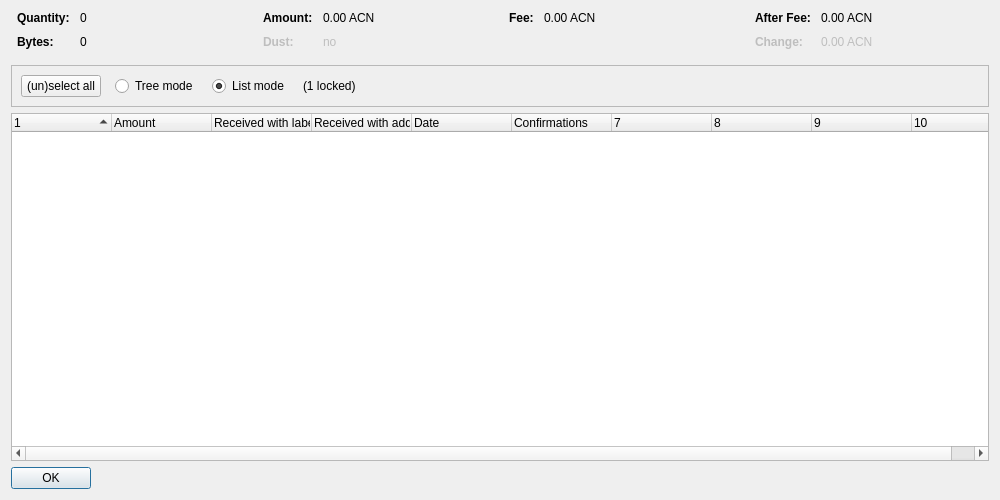
<?xml version="1.0" encoding="UTF-8"?>
<ui version="4.0">
 <class>CoinControlDialog</class>
 <widget class="QDialog" name="CoinControlDialog">
  <property name="geometry">
   <rect>
    <x>0</x>
    <y>0</y>
    <width>1000</width>
    <height>500</height>
   </rect>
  </property>
  <property name="windowTitle">
   <string>Coin Selection</string>
  </property>
  <layout class="QVBoxLayout" name="verticalLayout">
   <item>
    <layout class="QHBoxLayout" name="horizontalLayoutTop" stretch="0,0,0,0">
     <property name="topMargin">
      <number>0</number>
     </property>
     <property name="bottomMargin">
      <number>10</number>
     </property>
     <item>
      <layout class="QFormLayout" name="formLayoutCoinControl1">
       <property name="horizontalSpacing">
        <number>10</number>
       </property>
       <property name="verticalSpacing">
        <number>10</number>
       </property>
       <property name="leftMargin">
        <number>6</number>
       </property>
       <property name="rightMargin">
        <number>6</number>
       </property>
       <item row="0" column="0">
        <widget class="QLabel" name="labelCoinControlQuantityText">
         <property name="font">
          <font>
           <weight>75</weight>
           <bold>true</bold>
          </font>
         </property>
         <property name="text">
          <string>Quantity:</string>
         </property>
        </widget>
       </item>
       <item row="0" column="1">
        <widget class="QLabel" name="labelCoinControlQuantity">
         <property name="cursor">
          <cursorShape>IBeamCursor</cursorShape>
         </property>
         <property name="contextMenuPolicy">
          <enum>Qt::ActionsContextMenu</enum>
         </property>
         <property name="text">
          <string notr="true">0</string>
         </property>
         <property name="textInteractionFlags">
          <set>Qt::LinksAccessibleByMouse|Qt::TextSelectableByKeyboard|Qt::TextSelectableByMouse</set>
         </property>
        </widget>
       </item>
       <item row="1" column="0">
        <widget class="QLabel" name="labelCoinControlBytesText">
         <property name="font">
          <font>
           <weight>75</weight>
           <bold>true</bold>
          </font>
         </property>
         <property name="text">
          <string>Bytes:</string>
         </property>
        </widget>
       </item>
       <item row="1" column="1">
        <widget class="QLabel" name="labelCoinControlBytes">
         <property name="cursor">
          <cursorShape>IBeamCursor</cursorShape>
         </property>
         <property name="contextMenuPolicy">
          <enum>Qt::ActionsContextMenu</enum>
         </property>
         <property name="text">
          <string notr="true">0</string>
         </property>
         <property name="textInteractionFlags">
          <set>Qt::LinksAccessibleByMouse|Qt::TextSelectableByKeyboard|Qt::TextSelectableByMouse</set>
         </property>
        </widget>
       </item>
      </layout>
     </item>
     <item>
      <layout class="QFormLayout" name="formLayoutCoinControl2">
       <property name="horizontalSpacing">
        <number>10</number>
       </property>
       <property name="verticalSpacing">
        <number>10</number>
       </property>
       <property name="leftMargin">
        <number>6</number>
       </property>
       <property name="rightMargin">
        <number>6</number>
       </property>
       <item row="0" column="0">
        <widget class="QLabel" name="labelCoinControlAmountText">
         <property name="font">
          <font>
           <weight>75</weight>
           <bold>true</bold>
          </font>
         </property>
         <property name="text">
          <string>Amount:</string>
         </property>
        </widget>
       </item>
       <item row="0" column="1">
        <widget class="QLabel" name="labelCoinControlAmount">
         <property name="cursor">
          <cursorShape>IBeamCursor</cursorShape>
         </property>
         <property name="contextMenuPolicy">
          <enum>Qt::ActionsContextMenu</enum>
         </property>
         <property name="text">
          <string notr="true">0.00 ACN</string>
         </property>
         <property name="textInteractionFlags">
          <set>Qt::LinksAccessibleByMouse|Qt::TextSelectableByKeyboard|Qt::TextSelectableByMouse</set>
         </property>
        </widget>
       </item>
       <item row="1" column="0">
        <widget class="QLabel" name="labelCoinControlLowOutputText">
         <property name="enabled">
          <bool>false</bool>
         </property>
         <property name="font">
          <font>
           <weight>75</weight>
           <bold>true</bold>
          </font>
         </property>
         <property name="text">
          <string>Dust:</string>
         </property>
        </widget>
       </item>
       <item row="1" column="1">
        <widget class="QLabel" name="labelCoinControlLowOutput">
         <property name="enabled">
          <bool>false</bool>
         </property>
         <property name="cursor">
          <cursorShape>IBeamCursor</cursorShape>
         </property>
         <property name="contextMenuPolicy">
          <enum>Qt::ActionsContextMenu</enum>
         </property>
         <property name="text">
          <string notr="true">no</string>
         </property>
         <property name="textInteractionFlags">
          <set>Qt::LinksAccessibleByMouse|Qt::TextSelectableByKeyboard|Qt::TextSelectableByMouse</set>
         </property>
        </widget>
       </item>
      </layout>
     </item>
     <item>
      <layout class="QFormLayout" name="formLayoutCoinControl3">
       <property name="horizontalSpacing">
        <number>10</number>
       </property>
       <property name="verticalSpacing">
        <number>10</number>
       </property>
       <property name="leftMargin">
        <number>6</number>
       </property>
       <property name="rightMargin">
        <number>6</number>
       </property>
       <item row="0" column="0">
        <widget class="QLabel" name="labelCoinControlFeeText">
         <property name="font">
          <font>
           <weight>75</weight>
           <bold>true</bold>
          </font>
         </property>
         <property name="text">
          <string>Fee:</string>
         </property>
        </widget>
       </item>
       <item row="0" column="1">
        <widget class="QLabel" name="labelCoinControlFee">
         <property name="cursor">
          <cursorShape>IBeamCursor</cursorShape>
         </property>
         <property name="contextMenuPolicy">
          <enum>Qt::ActionsContextMenu</enum>
         </property>
         <property name="text">
          <string notr="true">0.00 ACN</string>
         </property>
         <property name="textInteractionFlags">
          <set>Qt::LinksAccessibleByMouse|Qt::TextSelectableByKeyboard|Qt::TextSelectableByMouse</set>
         </property>
        </widget>
       </item>
      </layout>
     </item>
     <item>
      <layout class="QFormLayout" name="formLayoutCoinControl4">
       <property name="horizontalSpacing">
        <number>10</number>
       </property>
       <property name="verticalSpacing">
        <number>10</number>
       </property>
       <property name="leftMargin">
        <number>6</number>
       </property>
       <property name="rightMargin">
        <number>6</number>
       </property>
       <item row="0" column="0">
        <widget class="QLabel" name="labelCoinControlAfterFeeText">
         <property name="font">
          <font>
           <weight>75</weight>
           <bold>true</bold>
          </font>
         </property>
         <property name="text">
          <string>After Fee:</string>
         </property>
        </widget>
       </item>
       <item row="0" column="1">
        <widget class="QLabel" name="labelCoinControlAfterFee">
         <property name="cursor">
          <cursorShape>IBeamCursor</cursorShape>
         </property>
         <property name="contextMenuPolicy">
          <enum>Qt::ActionsContextMenu</enum>
         </property>
         <property name="text">
          <string notr="true">0.00 ACN</string>
         </property>
         <property name="textInteractionFlags">
          <set>Qt::LinksAccessibleByMouse|Qt::TextSelectableByKeyboard|Qt::TextSelectableByMouse</set>
         </property>
        </widget>
       </item>
       <item row="1" column="0">
        <widget class="QLabel" name="labelCoinControlChangeText">
         <property name="enabled">
          <bool>false</bool>
         </property>
         <property name="font">
          <font>
           <weight>75</weight>
           <bold>true</bold>
          </font>
         </property>
         <property name="text">
          <string>Change:</string>
         </property>
        </widget>
       </item>
       <item row="1" column="1">
        <widget class="QLabel" name="labelCoinControlChange">
         <property name="enabled">
          <bool>false</bool>
         </property>
         <property name="cursor">
          <cursorShape>IBeamCursor</cursorShape>
         </property>
         <property name="contextMenuPolicy">
          <enum>Qt::ActionsContextMenu</enum>
         </property>
         <property name="text">
          <string notr="true">0.00 ACN</string>
         </property>
         <property name="textInteractionFlags">
          <set>Qt::LinksAccessibleByMouse|Qt::TextSelectableByKeyboard|Qt::TextSelectableByMouse</set>
         </property>
        </widget>
       </item>
      </layout>
     </item>
    </layout>
   </item>
   <item>
    <widget class="QFrame" name="frame">
     <property name="minimumSize">
      <size>
       <width>0</width>
       <height>40</height>
      </size>
     </property>
     <property name="frameShape">
      <enum>QFrame::StyledPanel</enum>
     </property>
     <property name="frameShadow">
      <enum>QFrame::Sunken</enum>
     </property>
     <layout class="QHBoxLayout" name="horizontalLayout">
      <item>
       <layout class="QHBoxLayout" name="horizontalLayoutPanel" stretch="0,0,0,0,0">
        <property name="spacing">
         <number>14</number>
        </property>
        <item>
         <widget class="QPushButton" name="pushButtonSelectAll">
          <property name="sizePolicy">
           <sizepolicy hsizetype="Maximum" vsizetype="Fixed">
            <horstretch>0</horstretch>
            <verstretch>0</verstretch>
           </sizepolicy>
          </property>
          <property name="text">
           <string>(un)select all</string>
          </property>
          <property name="autoDefault">
           <bool>false</bool>
          </property>
         </widget>
        </item>
        <item>
         <widget class="QRadioButton" name="radioTreeMode">
          <property name="sizePolicy">
           <sizepolicy hsizetype="Maximum" vsizetype="Fixed">
            <horstretch>0</horstretch>
            <verstretch>0</verstretch>
           </sizepolicy>
          </property>
          <property name="text">
           <string>Tree mode</string>
          </property>
         </widget>
        </item>
        <item>
         <widget class="QRadioButton" name="radioListMode">
          <property name="sizePolicy">
           <sizepolicy hsizetype="Maximum" vsizetype="Fixed">
            <horstretch>0</horstretch>
            <verstretch>0</verstretch>
           </sizepolicy>
          </property>
          <property name="text">
           <string>List mode</string>
          </property>
          <property name="checked">
           <bool>true</bool>
          </property>
         </widget>
        </item>
        <item>
         <widget class="QLabel" name="labelLocked">
          <property name="text">
           <string notr="true">(1 locked)</string>
          </property>
         </widget>
        </item>
        <item>
         <spacer name="horizontalSpacer">
          <property name="orientation">
           <enum>Qt::Horizontal</enum>
          </property>
          <property name="sizeHint" stdset="0">
           <size>
            <width>40</width>
            <height>20</height>
           </size>
          </property>
         </spacer>
        </item>
       </layout>
      </item>
     </layout>
    </widget>
   </item>
   <item>
    <widget class="CoinControlTreeWidget" name="treeWidget">
     <property name="contextMenuPolicy">
      <enum>Qt::CustomContextMenu</enum>
     </property>
     <property name="sortingEnabled">
      <bool>false</bool>
     </property>
     <property name="columnCount">
      <number>10</number>
     </property>
     <attribute name="headerShowSortIndicator" stdset="0">
      <bool>true</bool>
     </attribute>
     <attribute name="headerStretchLastSection">
      <bool>false</bool>
     </attribute>
     <column>
      <property name="text">
       <string/>
      </property>
     </column>
     <column>
      <property name="text">
       <string>Amount</string>
      </property>
     </column>
     <column>
      <property name="text">
       <string>Received with label</string>
      </property>
     </column>
     <column>
      <property name="text">
       <string>Received with address</string>
      </property>
     </column>
     <column>
      <property name="text">
       <string>Date</string>
      </property>
     </column>
     <column>
      <property name="text">
       <string>Confirmations</string>
      </property>
      <property name="toolTip">
       <string>Confirmed</string>
      </property>
     </column>
     <column>
      <property name="text">
       <string/>
      </property>
     </column>
     <column>
      <property name="text">
       <string/>
      </property>
     </column>
     <column>
      <property name="text">
       <string/>
      </property>
     </column>
     <column>
      <property name="text">
       <string/>
      </property>
     </column>
    </widget>
   </item>
   <item>
    <widget class="QDialogButtonBox" name="buttonBox">
     <property name="sizePolicy">
      <sizepolicy hsizetype="Maximum" vsizetype="Fixed">
       <horstretch>0</horstretch>
       <verstretch>0</verstretch>
      </sizepolicy>
     </property>
     <property name="orientation">
      <enum>Qt::Horizontal</enum>
     </property>
     <property name="standardButtons">
      <set>QDialogButtonBox::Ok</set>
     </property>
    </widget>
   </item>
  </layout>
 </widget>
 <customwidgets>
  <customwidget>
   <class>CoinControlTreeWidget</class>
   <extends>QTreeWidget</extends>
   <header>coincontroltreewidget.h</header>
  </customwidget>
 </customwidgets>
 <resources/>
 <connections/>
</ui>
